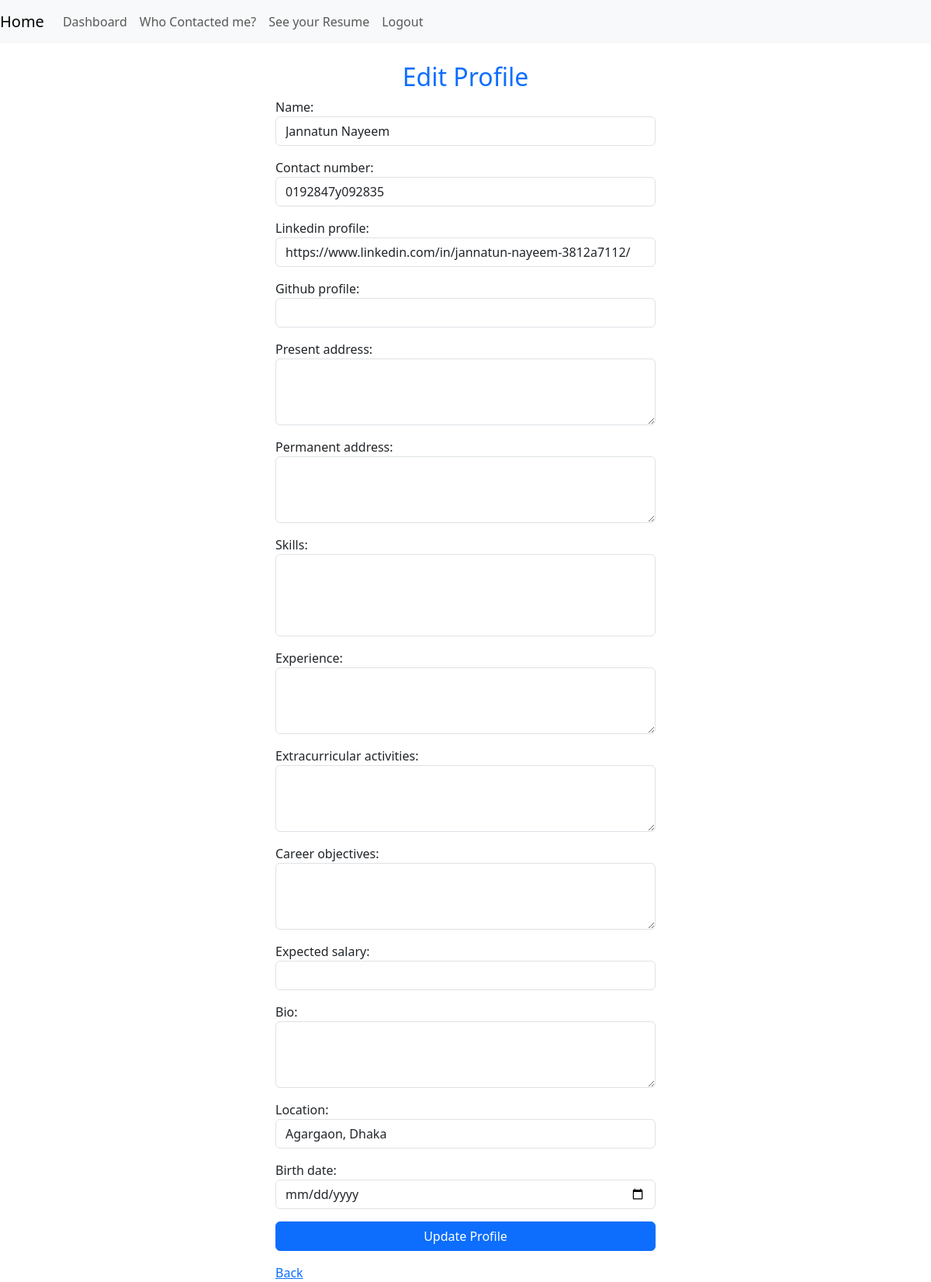
The app's page /edit-profile/ (signed in) with its own data.
### myapp/models.py (models this page shows, shortened)
class Profile(models.Model):
    user = models.OneToOneField(
        settings.AUTH_USER_MODEL, on_delete=models.CASCADE, related_name='profile'
    )
    name = models.CharField(max_length=100)
    contact_number = models.CharField(max_length=15, blank=True)
    linkedin_profile = models.URLField(blank=True)
    github_profile = models.URLField(blank=True)
    present_address = models.TextField(blank=True)
    permanent_address = models.TextField(blank=True)
    skills = models.ManyToManyField(Skill, blank=True, related_name='profiles')
    experience = models.TextField(blank=True)
    extracurricular_activities = models.TextField(blank=True)
    career_objectives = models.TextField(blank=True)
    expected_salary = models.DecimalField(max_digits=10, decimal_places=2, null=True, blank=True)
    bio = models.TextField(blank=True)
    location = models.CharField(max_length=30, blank=True)
    birth_date = models.DateField(null=True, blank=True)

### myapp/views.py (the view)
# urls.py: path('edit-profile/', views.edit_profile, name='edit_profile'),
@login_required
def edit_profile(request):
    if request.method == 'POST':
        form = ProfileForm(request.POST, instance=request.user.profile)
        if form.is_valid():
            form.save()
            messages.success(request, 'Profile updated successfully.')
            return redirect('dashboard')
    else:
        form = ProfileForm(instance=request.user.profile)
    return render(request, 'edit_profile.html', {'form': form})

### myapp/templates/edit_profile.html (shortened to what this page needs)
{% extends 'base.html' %}
{% block content %}
<div class="col-md-6 col-lg-5 mx-auto mt-4">
<h2 class="text-center text-primary">Edit Profile</h2>
    <form method="post">
        {{ form.as_p }}
        <button type="submit" class="btn btn-primary w-100">Update Profile</button>
    </form>
<a href="{% url 'dashboard' %}">Back</a>
</div>
{% endblock %}

### records on screen
Profile: name "Jannatun Nayeem", contact_number "0192847y092835", linkedin_profile "https://www.linkedin.com/in/jannatun-nayeem-3812a7112/", location "Agargaon, Dhaka"
